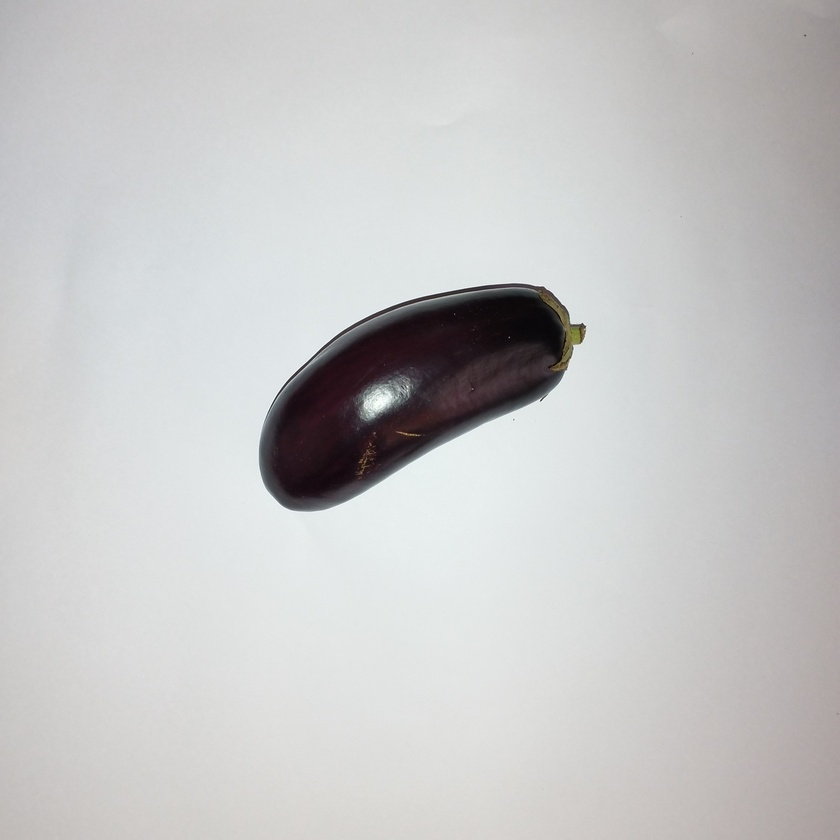
#> input picture Kmeans/verduras/berenjena/berenjena_1.jpg, 840 x 840 px, shrunk from 3072 x 3072 before the run; its folder holds only this picture in this run
$ python ImagenTest.py
#> lines starting #> are read from the running program, lines starting #| are printed output that depends on the picture; after the words box and inside, x2 and y2 are one past the last pixel; in counts of white or black regions, pixels touching at a corner belong together
#> the answer given: verduras/berenjena/berenjena_1.jpg
### Kmeans/Processor.py
import cv2
import numpy as np
import os


class Processor:
    def __init__(self, base_path="verduras"):
        """
        Constructor de la clase Processor.
        :param base_path: Ruta base donde se encuentran las carpetas de las verduras.
        """
#> in display_image_processing, original_image is the input picture: shape (840, 840, 3); mean B, G, R 198.9, 198.8, 198.9
        self.base_path = base_path

    # [13 lines left out: functions increase_saturation, increase_exposure, not called in this run]

    def apply_smoothing_filter(self, image, kernel_size=5):
        """Aplica un filtro de suavizado."""
        return cv2.GaussianBlur(image, (kernel_size, kernel_size), 0)

    # [68 lines left out: functions remove_light_background, paint_shape_with_average_color, process_image, process_folder, not called in this run]


# Main para pruebas independientes
# [3 lines that do not run on import are left out]

### Kmeans/ImagenTest.py
import cv2
import matplotlib.pyplot as plt
import numpy as np
from Processor import Processor


class ImagenTest:
    def __init__(self):
        self.preprocessor = Processor()

    # [10 lines left out: function reduce_contrast, not called in this run]

    def increase_saturation(self, image, factor=1.9):
#> called with factor = 1.9
        hsv_image = cv2.cvtColor(image, cv2.COLOR_BGR2HSV)
#> hsv_image: shape (840, 840, 3); mean H, S, V 64.8, 9, 200.9
        hsv_image[:, :, 1] = np.clip(hsv_image[:, :, 1] * factor, 0, 255).astype(np.uint8)
#> hsv_image: shape (840, 840, 3); mean H, S, V 64.8, 16.6, 200.9
        return cv2.cvtColor(hsv_image, cv2.COLOR_HSV2BGR)

    def increase_exposure(self, image, factor=0.35):
#> called with factor = 0.6
        lab_image = cv2.cvtColor(image, cv2.COLOR_BGR2LAB)
#> lab_image: shape (840, 840, 3); mean of channels 0, 1, 2 201.7, 128.3, 128.1
        l_channel, a_channel, b_channel = cv2.split(lab_image)
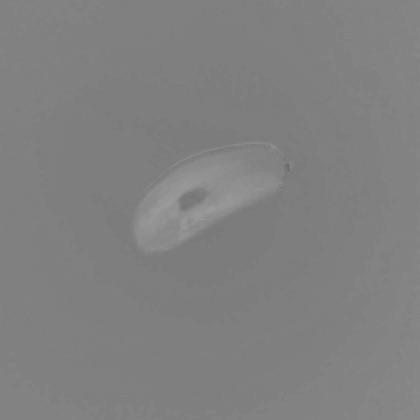
#> a_channel: shape (840, 840) (shown at 1/2 size); min 105, max 156, mean 128.3
        l_channel = np.clip(l_channel * (1 + factor), 0, 255).astype(np.uint8)
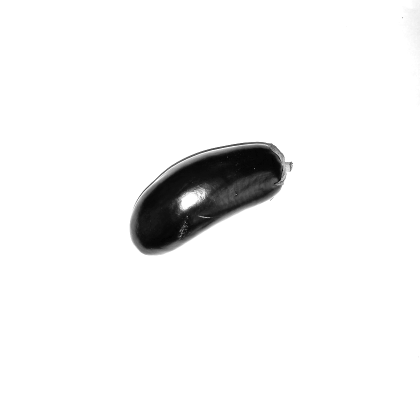
#> l_channel: shape (840, 840) (shown at 1/2 size); min 1, max 255, mean 243
        enhanced_image = cv2.merge((l_channel, a_channel, b_channel))
#> enhanced_image: shape (840, 840, 3); mean of channels 0, 1, 2 243, 128.3, 128.1
        return cv2.cvtColor(enhanced_image, cv2.COLOR_LAB2BGR)

    def apply_smoothing_filter(self, image, kernel_size=5):
#> called with kernel_size = 5
        smoothed_image = cv2.GaussianBlur(image, (kernel_size, kernel_size), 0)
        return smoothed_image

    def remove_light_background(self, image):
        gray_image = cv2.cvtColor(image, cv2.COLOR_BGR2GRAY)
        _, background_mask = cv2.threshold(gray_image, 200, 255, cv2.THRESH_BINARY)
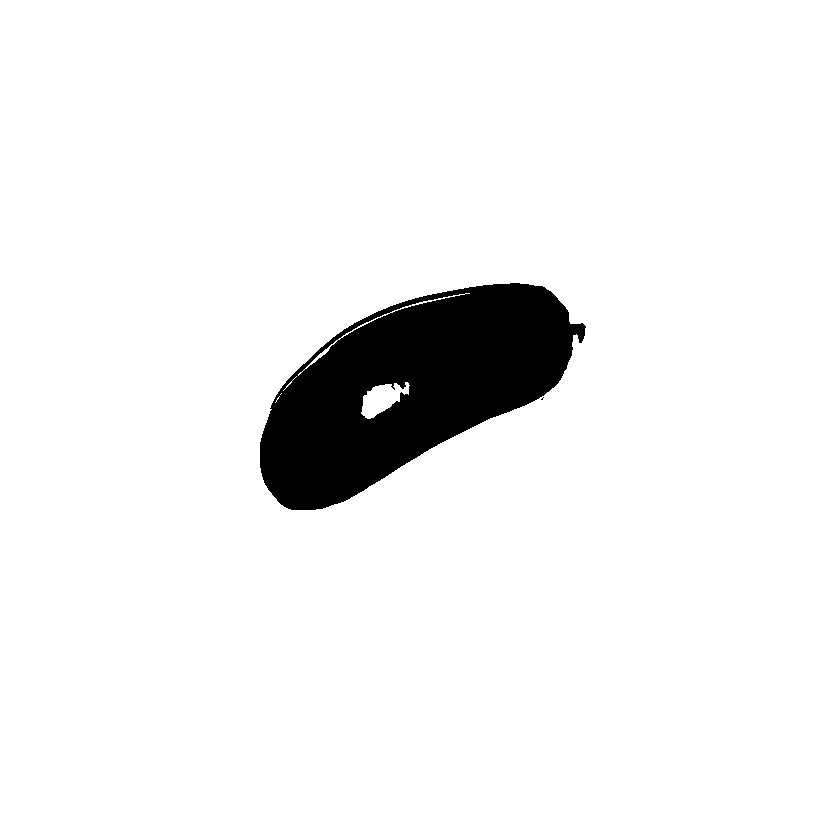
#> background_mask: shape (840, 840); 94.1% white; 2 black regions (1 under 20 px), largest, box (x1, y1, x2, y2) and area: (260, 283, 586, 510) 41891
        object_mask = cv2.bitwise_not(background_mask)
#> object_mask: shape (840, 840); 5.9% white; 2 white regions (1 under 20 px)
        result = cv2.bitwise_and(image, image, mask=object_mask)
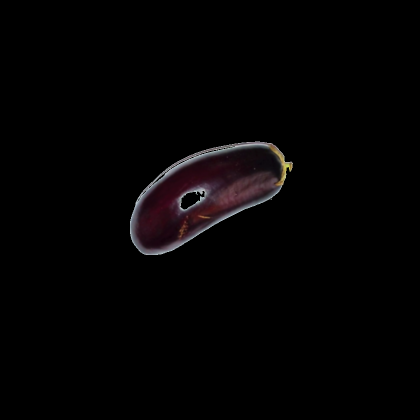
#> result: shape (840, 840, 3) (shown at 1/2 size); mean B, G, R 3.2, 2.8, 4
        return result

    def paint_shape_with_average_color(self, image, background_removed):
        gray_image = cv2.cvtColor(background_removed, cv2.COLOR_BGR2GRAY)
        _, binary_image = cv2.threshold(gray_image, 1, 255, cv2.THRESH_BINARY)

        contours, _ = cv2.findContours(binary_image, cv2.RETR_EXTERNAL, cv2.CHAIN_APPROX_SIMPLE)
#> contours = 2 contours, 1 with area under 20; largest, box (x1, y1, x2, y2) and area: (260, 283, 586, 510) 42826
        mask = np.zeros_like(binary_image)
        if contours:
            largest_contour = max(contours, key=cv2.contourArea)
#> largest_contour = contour of 436 points, box (x1, y1, x2, y2) (260, 283, 586, 510), area 42826
            cv2.drawContours(mask, [largest_contour], -1, (255), thickness=cv2.FILLED)
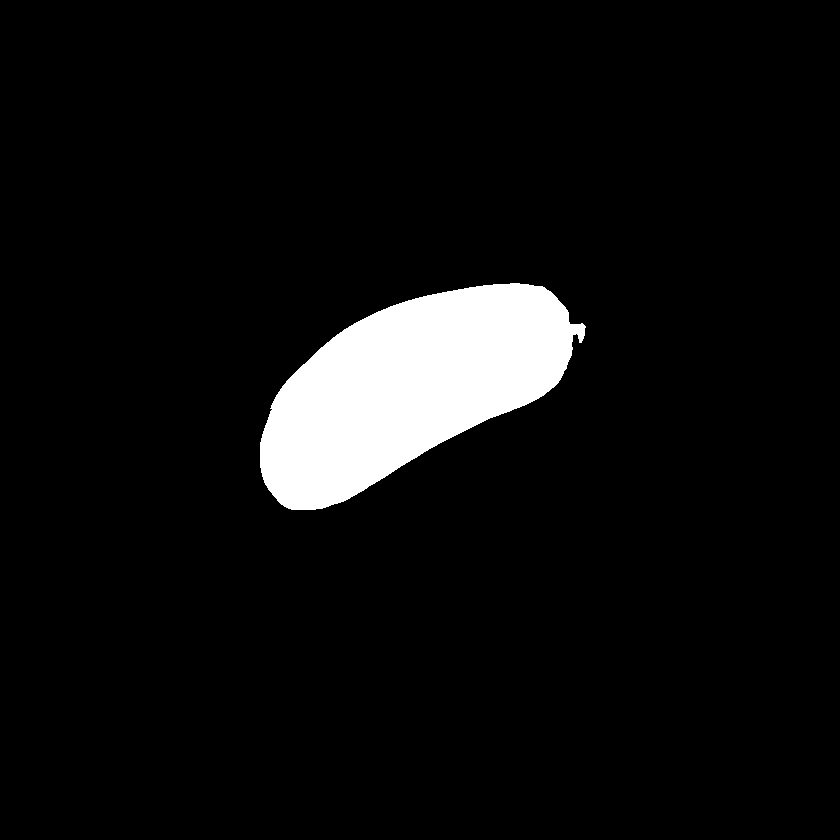
#> mask: shape (840, 840); 6.1% white; 1 white region, box (x1, y1, x2, y2) and area: (260, 283, 586, 510) 43222

            kernel = np.ones((5, 5), np.uint8)
            mask = cv2.morphologyEx(mask, cv2.MORPH_CLOSE, kernel)
#> mask: shape (840, 840); 6.1% white; 1 white region, box (x1, y1, x2, y2) and area: (260, 283, 586, 510) 43226

        # Calcular el color promedio de la región no negra en "background_removed"
        non_black_pixels = background_removed[mask == 255]
        average_color = np.mean(non_black_pixels, axis=0).astype(np.uint8)
#> average_color = [52, 46, 64]

        # Crear una nueva imagen con el color promedio aplicado a la máscara
        colored_shape = np.zeros_like(background_removed)
        colored_shape[mask == 255] = average_color
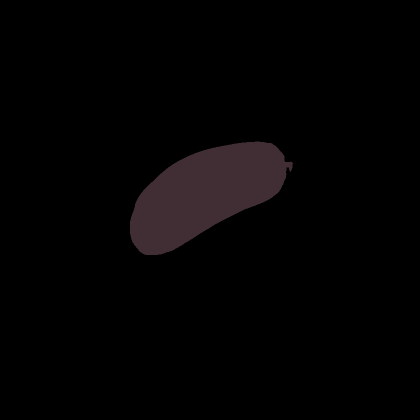
#> colored_shape: shape (840, 840, 3) (shown at 1/2 size); mean of channels 0, 1, 2 3.2, 2.8, 3.9; drawn as B, G, R

        return colored_shape

    def display_image_processing(self, image_path):
        original_image = cv2.imread(image_path)
        if original_image is None:
            raise ValueError(f"Error: Could not load image from path '{image_path}'. Check the file path.")

        # Aumentar saturación
        increased_saturation_image = self.increase_saturation(original_image)

        # Aumentar exposición
        increased_exposure_image = self.increase_exposure(increased_saturation_image, factor=0.6)

        # Aplicar filtro de suavizado
        smoothed_image = self.apply_smoothing_filter(increased_exposure_image)

        # Eliminar fondo claro
        background_removed_image = self.remove_light_background(smoothed_image)

        # Pintar la forma recortada con el color promedio
        colored_shape_image = self.paint_shape_with_average_color(smoothed_image, background_removed_image)

        # Mostrar las imágenes procesadas
        fig, axs = plt.subplots(1, 5, figsize=(20, 5))

        axs[0].imshow(cv2.cvtColor(original_image, cv2.COLOR_BGR2RGB))
        axs[0].set_title("Original Image")
        axs[0].axis('off')

        axs[1].imshow(cv2.cvtColor(increased_saturation_image, cv2.COLOR_BGR2RGB))
        axs[1].set_title("Increased Saturation")
        axs[1].axis('off')

        axs[2].imshow(cv2.cvtColor(increased_exposure_image, cv2.COLOR_BGR2RGB))
        axs[2].set_title("Increased Exposure")
        axs[2].axis('off')

        axs[3].imshow(cv2.cvtColor(background_removed_image, cv2.COLOR_BGR2RGB))
        axs[3].set_title("Background Removed")
        axs[3].axis('off')

        axs[4].imshow(cv2.cvtColor(colored_shape_image, cv2.COLOR_BGR2RGB))
        axs[4].set_title("Average Color Shape")
        axs[4].axis('off')

        plt.tight_layout()
        plt.show()
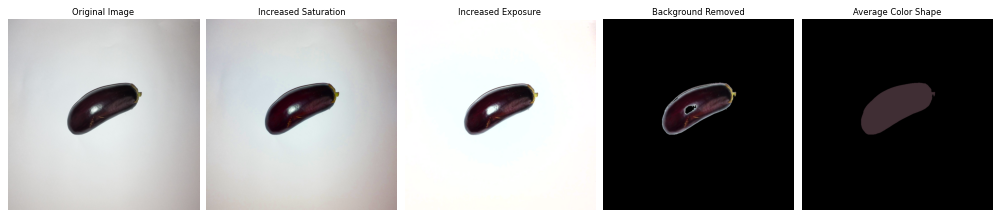
#> figure drawn by matplotlib, 5 panels


# Main para pruebas independientes
if __name__ == "__main__":
    image_path = input("Enter the path to an image: ")
    tester = ImagenTest()
    try:
        tester.display_image_processing(image_path)
    except ValueError as e:
        print(f"Error: {e}")

$ run again, on Kmeans/verduras/camote/camote_2.jpg
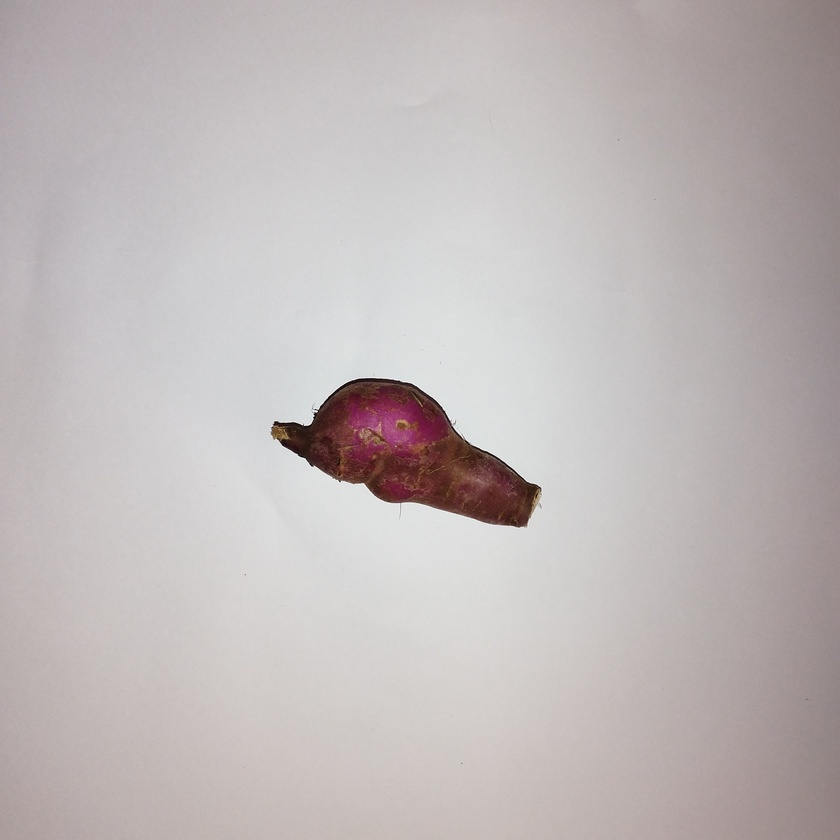
#> input picture Kmeans/verduras/camote/camote_2.jpg, 840 x 840 px, shrunk from 3072 x 3072 before the run
#> in display_image_processing, original_image is the input picture: shape (840, 840, 3); mean B, G, R 184.9, 185, 191.8
#> lab_image: shape (840, 840, 3); mean of channels 0, 1, 2 188.4, 132.8, 130.1
#> enhanced_image: shape (840, 840, 3); mean of channels 0, 1, 2 248, 132.8, 130.1
#> in remove_light_background, `_, background_mask = cv2.threshold(gray_image, 200, 255, cv2.THRESH_BI..`:
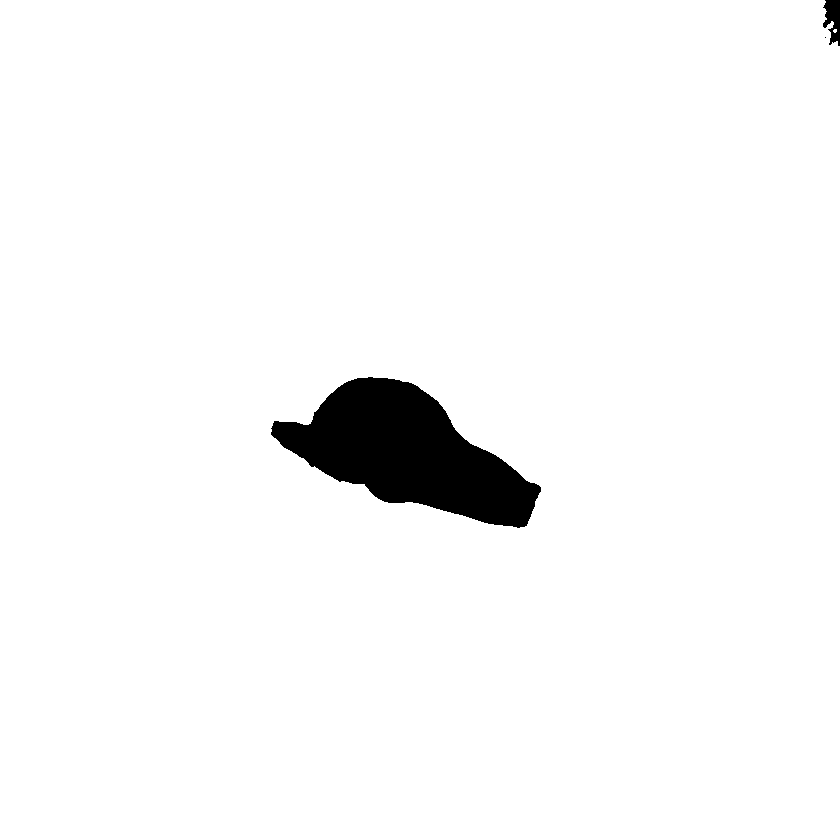
#> background_mask: shape (840, 840); 96.9% white; 3 black regions (1 under 20 px), largest, box (x1, y1, x2, y2) and area: (271, 377, 541, 528) 21231, (823, 0, 840, 46) 524
#> object_mask: shape (840, 840); 3.1% white; 3 white regions (1 under 20 px)
#> in paint_shape_with_average_color, `gray_image = cv2.cvtColor(background_removed, cv2.COLOR_BGR2GRAY)`:
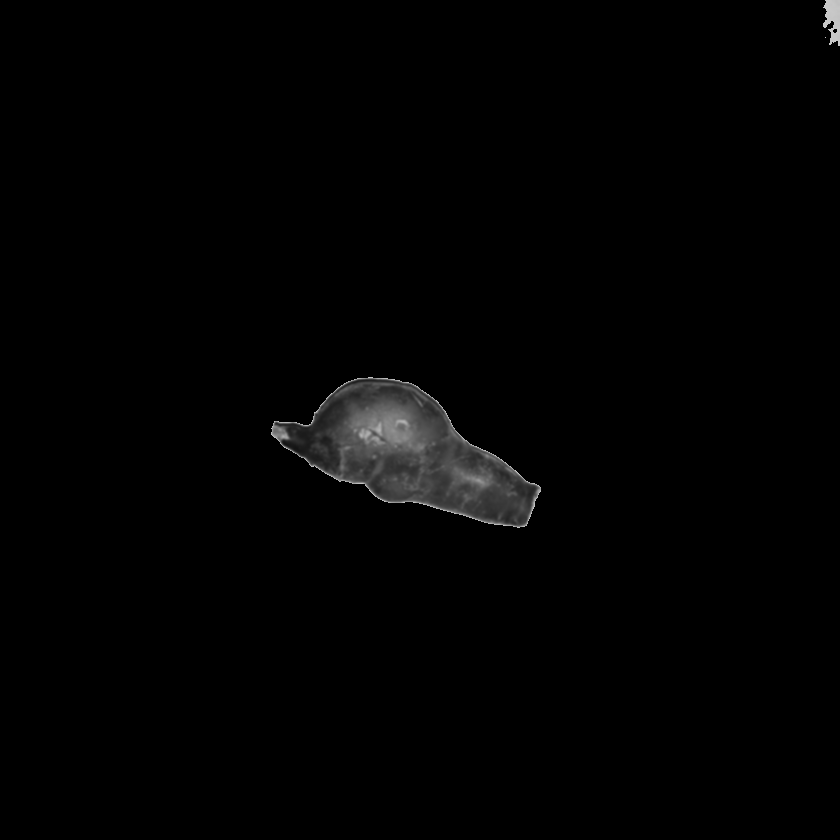
#> gray_image: shape (840, 840); min 0, max 200, mean 2.5
#> contours = 3 contours, 1 with area under 20; largest, box (x1, y1, x2, y2) and area: (271, 377, 541, 528) 20931, (823, 0, 840, 46) 466
#> largest_contour = contour of 303 points, box (x1, y1, x2, y2) (271, 377, 541, 528), area 20931
#> average_color = [48, 53, 133]

$ run again, on Kmeans/verduras/papa/papa_1.jpg
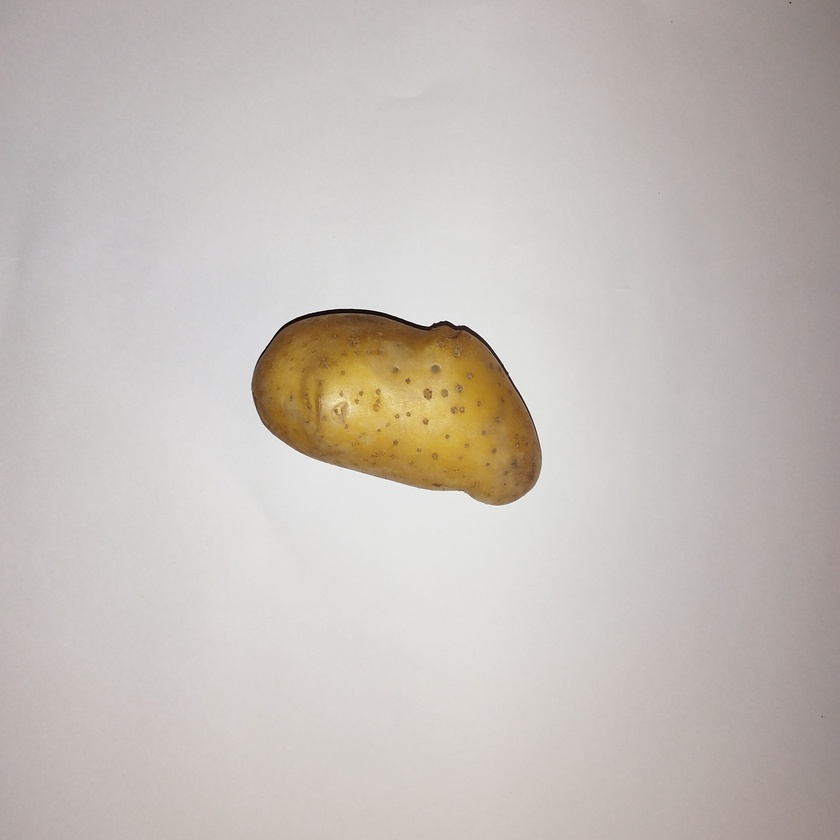
#> input picture Kmeans/verduras/papa/papa_1.jpg, 840 x 840 px, shrunk from 3072 x 3072 before the run
#> in display_image_processing, original_image is the input picture: shape (840, 840, 3); mean B, G, R 184.8, 190.3, 197.2
#> lab_image: shape (840, 840, 3); mean of channels 0, 1, 2 193.3, 131.7, 134
#> enhanced_image: shape (840, 840, 3); mean of channels 0, 1, 2 250.6, 131.7, 134
#> in remove_light_background, `_, background_mask = cv2.threshold(gray_image, 200, 255, cv2.THRESH_BI..`:
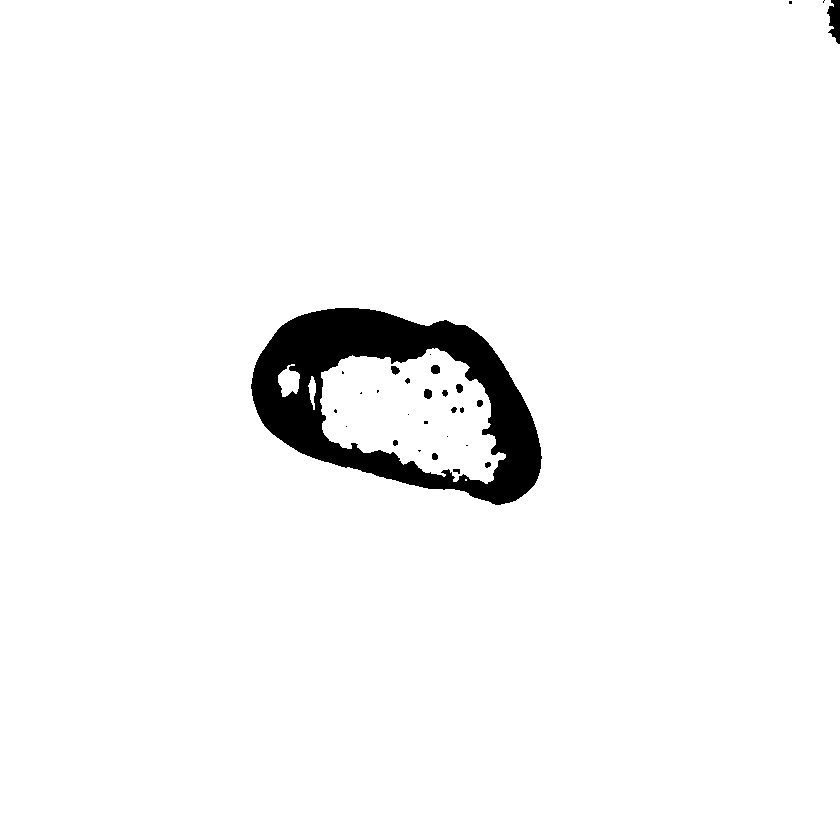
#> background_mask: shape (840, 840); 96.6% white; 28 black regions (14 under 20 px), largest, box (x1, y1, x2, y2) and area: (251, 308, 542, 505) 23145, (827, 0, 840, 44) 385, (431, 365, 440, 374) 70
#> object_mask: shape (840, 840); 3.4% white; 28 white regions (14 under 20 px)
#> contours = 4 contours, 2 with area under 20; largest, box (x1, y1, x2, y2) and area: (251, 308, 542, 505) 40395, (827, 0, 840, 44) 328
#> largest_contour = contour of 388 points, box (x1, y1, x2, y2) (251, 308, 542, 505), area 40395
#> average_color = [42, 83, 120]
#> in paint_shape_with_average_color, `colored_shape[mask == 255] = average_color`:
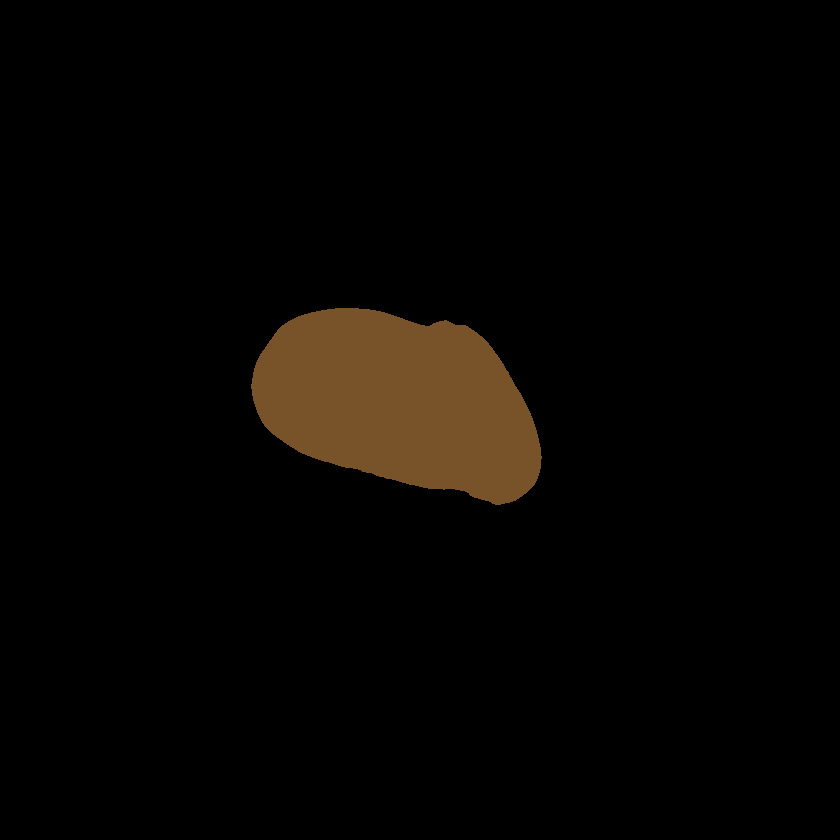
#> colored_shape: shape (840, 840, 3); mean of channels 0, 1, 2 2.4, 4.8, 6.9; drawn as B, G, R
